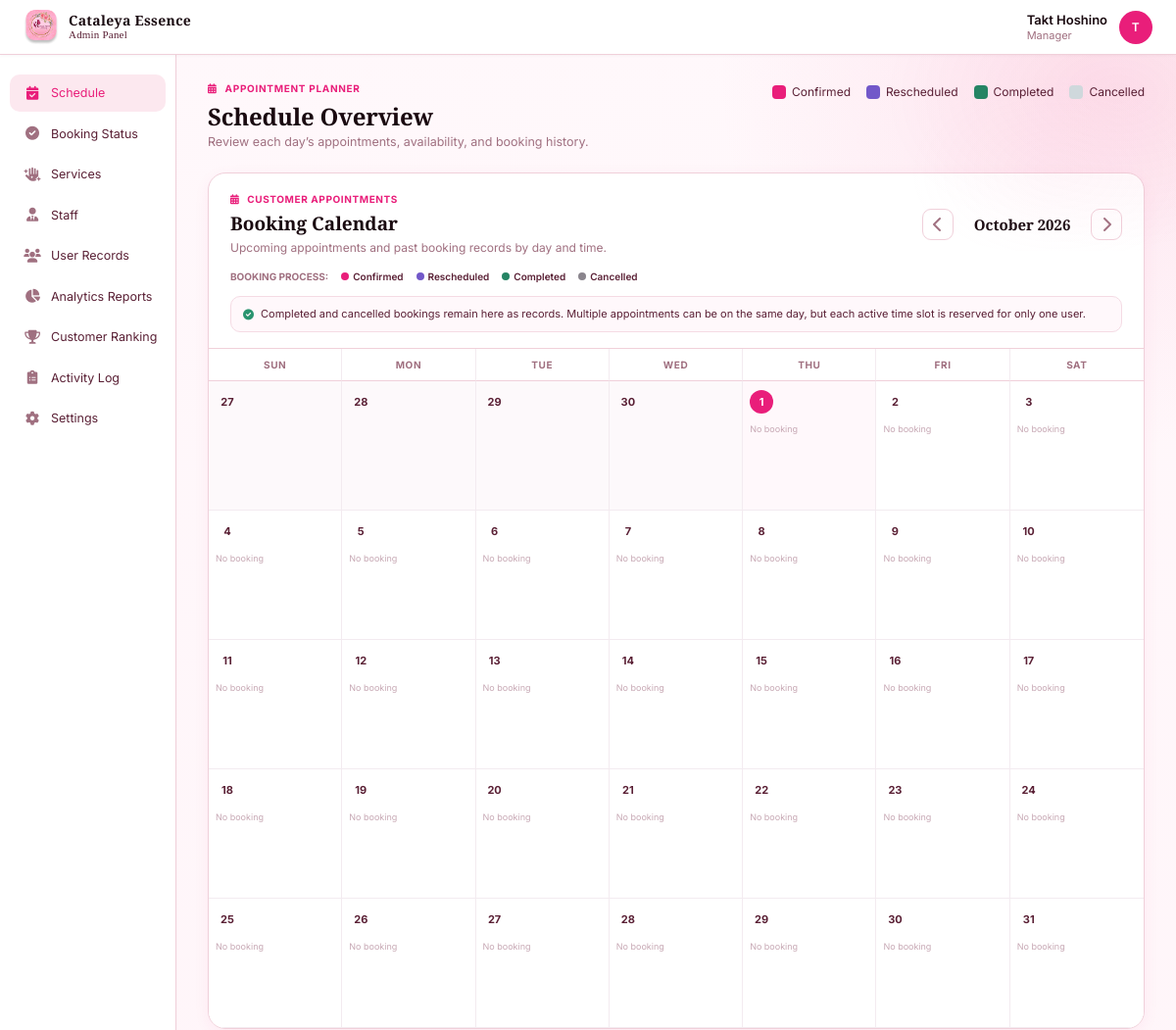
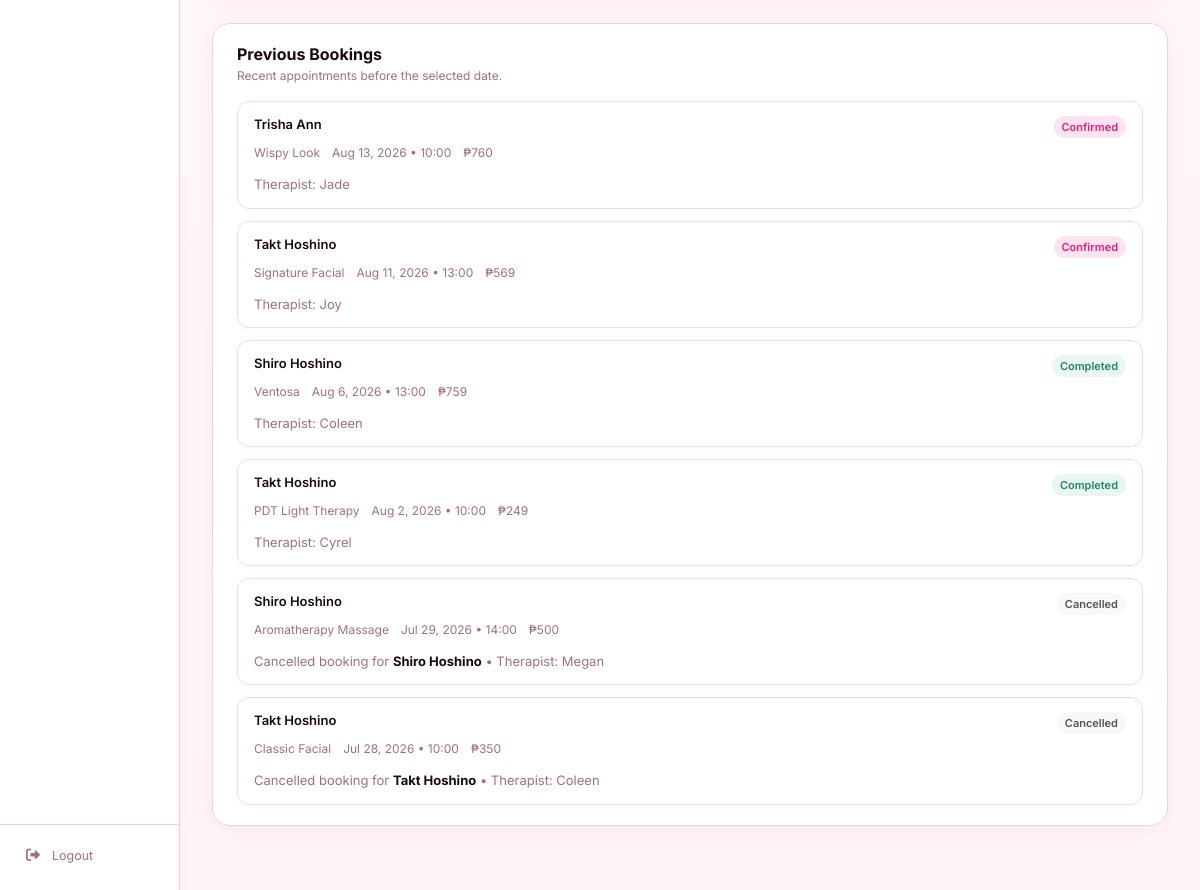
/Php/Admin-Sched.php (signed in), run on the app's committed database (2 pictures, top to bottom).
### tables this page shows
CREATE TABLE `bookings` (
  `id` int NOT NULL,
  `user_id` int NOT NULL,
  `service_id` int NOT NULL,
  `staff_id` int DEFAULT NULL,
  `booking_date` varchar(50) NOT NULL,
  `booking_time` time NOT NULL,
  `deadline` datetime DEFAULT NULL,
  `status` enum('pending','confirmed','rescheduled','completed','cancelled') DEFAULT 'confirmed',
  `auto_cancelled` tinyint(1) DEFAULT '0',
  `total_amount` decimal(10,2) NOT NULL,
  `notes` text,
  `reschedule_reason` varchar(1000) DEFAULT NULL,
  `created_at` timestamp NULL DEFAULT CURRENT_TIMESTAMP,
  `updated_at` timestamp NULL DEFAULT CURRENT_TIMESTAMP ON UPDATE CURRENT_TIMESTAMP,
  `active_user_slot_key` varchar(128) GENERATED ALWAYS AS (case when (`status` in (_utf8mb4'confirmed',_utf8mb4'rescheduled')) then concat(`user_id`,_utf8mb4'|',`booking_date`,_utf8mb4'|',`booking_time`) else NULL end) STORED,
  `active_slot_key` varchar(128) GENERATED ALWAYS AS (case when (`status` in (_utf8mb4'confirmed',_utf8mb4'rescheduled')) then concat(`booking_date`,_utf8mb4'|',`booking_time`) else NULL end) STORED
);

CREATE TABLE `users` (
  `id` int NOT NULL,
  `full_name` varchar(100) NOT NULL,
  `email` varchar(100) NOT NULL,
  `phone` varchar(20) DEFAULT NULL,
  `address_line1` varchar(255) DEFAULT NULL,
  `address_line2` varchar(255) DEFAULT NULL,
  `city` varchar(100) DEFAULT NULL,
  `province` varchar(100) DEFAULT NULL,
  `postal_code` varchar(20) DEFAULT NULL,
  `password_hash` varchar(255) NOT NULL,
  `profile_photo` varchar(255) DEFAULT NULL,
  `is_verified` tinyint(1) DEFAULT '0',
  `created_at` timestamp NULL DEFAULT CURRENT_TIMESTAMP,
  `is_admin` tinyint(1) DEFAULT '0'
);

CREATE TABLE `services` (
  `id` int NOT NULL,
  `name` varchar(255) NOT NULL,
  `description` text,
  `main_category` enum('Beauty Services','Spa Massage') NOT NULL,
  `sub_category` varchar(100) NOT NULL,
  `price` decimal(10,2) NOT NULL,
  `duration_minutes` int DEFAULT NULL,
  `image_url` varchar(255) DEFAULT NULL,
  `is_active` tinyint(1) DEFAULT '1',
  `created_at` timestamp NULL DEFAULT CURRENT_TIMESTAMP,
  `updated_at` timestamp NULL DEFAULT CURRENT_TIMESTAMP ON UPDATE CURRENT_TIMESTAMP
);

CREATE TABLE `staff` (
  `id` int NOT NULL,
  `full_name` varchar(100) NOT NULL,
  `email` varchar(100) DEFAULT NULL,
  `phone` varchar(20) DEFAULT NULL,
  `specialization` varchar(255) DEFAULT NULL,
  `is_available` tinyint(1) DEFAULT '1',
  `rating` decimal(3,2) DEFAULT '0.00',
  `total_reviews` int DEFAULT '0',
  `created_at` timestamp NULL DEFAULT CURRENT_TIMESTAMP,
  `category` enum('Beauty Services','Spa Massage') NOT NULL DEFAULT 'Beauty Services',
  `title` varchar(100) DEFAULT NULL,
  `image_url` varchar(255) DEFAULT NULL,
  `experience_years` int DEFAULT '0'
);

### Php/Admin-Sched.php (the view, shortened to what the rows shown need)
<?php
require_once __DIR__ . '/../config/rewards.php';
$currentDate = date('Y-m-d');
$previousBookingsLimit = 6;
$previousBookingsPage = max(0, (int)($_GET['previous_page'] ?? 0));
$previousBookingsOffset = $previousBookingsPage * $previousBookingsLimit;
$stmt = $pdo->prepare("
    SELECT b.id, b.booking_date, b.booking_time, b.status, b.total_amount, b.notes,
           u.full_name as customer_name,
           s.name as service_name,
           st.full_name as staff_name,
           (SELECT COALESCE(SUM(amount), 0) FROM payments WHERE booking_id = b.id AND status = 'completed') AS paid_amount
    FROM bookings b
    LEFT JOIN users u ON b.user_id = u.id
    LEFT JOIN services s ON b.service_id = s.id
    LEFT JOIN staff st ON b.staff_id = st.id
    WHERE b.booking_date < ?
    ORDER BY b.booking_date DESC, b.booking_time DESC
    LIMIT ?, ?
");
$stmt->bindValue(1, $currentDate, PDO::PARAM_STR);
$stmt->bindValue(2, $previousBookingsOffset, PDO::PARAM_INT);
$stmt->bindValue(3, $previousBookingsLimit + 1, PDO::PARAM_INT);
$stmt->execute();
$previousBookingsRaw = $stmt->fetchAll();
$previousBookings = array_slice($previousBookingsRaw, 0, $previousBookingsLimit);
?>
<!DOCTYPE html>
<html lang="en">
<head>
    <link rel="stylesheet" href="https://cdnjs.cloudflare.com/ajax/libs/font-awesome/6.0.0-beta3/css/all.min.css" />
    <link rel="stylesheet" href="../css/Admin-Serenity_Sched.css" />
    <link rel="stylesheet" href="../css/admin-sidebar.css" />
</head>
<body class="admin-page">
    <div class="layout">
        <main class="main">
            <div class="page-header">
                <div class="page-title-group">
                    <h1 class="page-title">Schedule Overview</h1>
                </div>
            </div>
            <section class="booking-calendar-card" aria-labelledby="bookingCalendarTitle">
                <div class="booking-calendar-head">
                    <div>
                        <h2 id="bookingCalendarTitle">Booking Calendar</h2>
                    </div>
                </div>
            </section>
            <div class="previous-bookings-card">
                <div class="section-header">
                    <div>
                        <h2>Previous Bookings</h2>
                    </div>
                </div>
                <div class="previous-bookings-list" id="previousBookingsList">
                    <?php if (!empty($previousBookings)): ?>
                        <?php foreach ($previousBookings as $booking): ?>
                            <div class="previous-booking-item">
                                <div class="booking-title">
                                    <span class="booking-name"><?php echo htmlspecialchars($booking['customer_name']); ?></span>
                                    <span class="booking-status <?php echo htmlspecialchars($booking['status']); ?>"><?php echo ucfirst(htmlspecialchars($booking['status'])); ?></span>
                                </div>
                                <div class="booking-meta">
                                    <span><?php echo htmlspecialchars($booking['service_name']); ?></span>
                                    <span><?php echo date('M j, Y', strtotime($booking['booking_date'])); ?> • <?php echo htmlspecialchars(substr($booking['booking_time'], 0, 5)); ?></span>
                                    <span>₱<?php echo number_format((float)$booking['total_amount'], 0); ?></span>
                                </div>
                                <?php if ($booking['status'] === 'cancelled' || !empty($booking['staff_name'])): ?>
                                    <div class="booking-who">
                                        <?php if ($booking['status'] === 'cancelled'): ?>
                                            Cancelled booking for <strong><?php echo htmlspecialchars($booking['customer_name']); ?></strong><?php echo !empty($booking['staff_name']) ? ' • Therapist: ' . htmlspecialchars($booking['staff_name']) : ''; ?>
                                        <?php else: ?>
                                            Therapist: <?php echo htmlspecialchars($booking['staff_name']); ?>
                                        <?php endif; ?>
                                    </div>
                                <?php endif; ?>
                            </div>
                        <?php endforeach; ?>
                    <?php else: ?>
                        <div class="empty-previous-bookings">No previous bookings found yet.</div>
                    <?php endif; ?>
                </div>
            </div>
        </main>
    </div>
</body>
</html>

### data on the page
bookings: user.full_name "Trisha Ann", status "Confirmed", service.name "Wispy Look", booking_date "Aug 13, 2026", booking_time "10:00", total_amount "760", staff.full_name "Jade"
bookings: user.full_name "Takt Hoshino", status "Confirmed", service.name "Signature Facial", booking_date "Aug 11, 2026", booking_time "13:00", total_amount "569", staff.full_name "Joy"
bookings: user.full_name "Shiro Hoshino", status "Completed", service.name "Ventosa", booking_date "Aug 6, 2026", booking_time "13:00", total_amount "759", staff.full_name "Coleen"
bookings: user.full_name "Takt Hoshino", status "Completed", service.name "PDT Light Therapy", booking_date "Aug 2, 2026", booking_time "10:00", total_amount "249", staff.full_name "Cyrel"
bookings: user.full_name "Shiro Hoshino", status "Cancelled", service.name "Aromatherapy Massage", booking_date "Jul 29, 2026", booking_time "14:00", total_amount "500", staff.full_name "Megan"
bookings: user.full_name "Takt Hoshino", status "Cancelled", service.name "Classic Facial", booking_date "Jul 28, 2026", booking_time "10:00", total_amount "350", staff.full_name "Coleen"

### other printed values
$adminName "Takt Hoshino"
$adminInitial "T"
$calendarMonthLabel "October 2026"
$weekday "SUN"
$weekday "MON"
$weekday "TUE"
$weekday "WED"
$weekday "THU"
$weekday "FRI"
$weekday "SAT"
$cellDate->format('j') "27"
$cellDate->format('j') "28"
$cellDate->format('j') "29"
$cellDate->format('j') "30"
$cellDate->format('j') "1"
